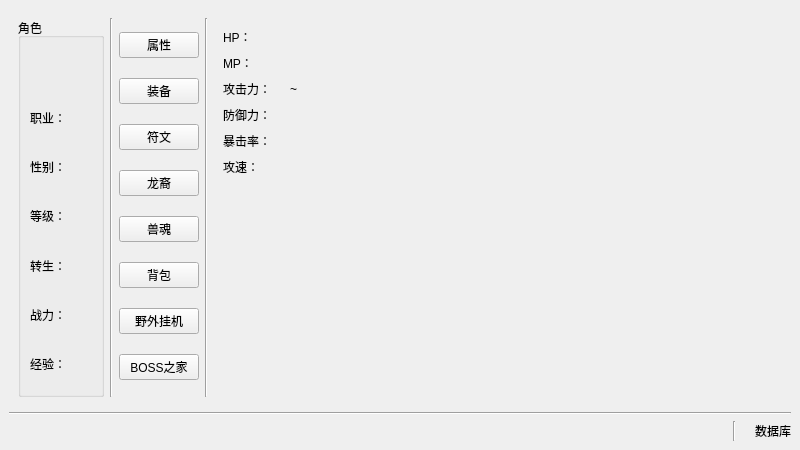
<?xml version="1.0" encoding="UTF-8"?>
<ui version="4.0">
 <class>MainWindow</class>
 <widget class="QMainWindow" name="MainWindow">
  <property name="geometry">
   <rect>
    <x>0</x>
    <y>0</y>
    <width>800</width>
    <height>450</height>
   </rect>
  </property>
  <property name="windowTitle">
   <string>MainWindow</string>
  </property>
  <widget class="QWidget" name="centralwidget">
   <layout class="QGridLayout" name="gridLayout">
    <item row="0" column="0">
     <layout class="QVBoxLayout" name="verticalLayout">
      <item>
       <widget class="QStackedWidget" name="stackedWidget">
        <property name="currentIndex">
         <number>2</number>
        </property>
        <widget class="QWidget" name="page_selectRole">
         <layout class="QGridLayout" name="gridLayout_3">
          <item row="0" column="0">
           <layout class="QVBoxLayout" name="verticalLayout_3">
            <item>
             <widget class="QWidget" name="widget_roleView" native="true">
              <layout class="QGridLayout" name="gridLayout_2">
               <item row="0" column="0">
                <widget class="QTableView" name="tableView_selectRole_roleInfo"/>
               </item>
              </layout>
             </widget>
            </item>
            <item>
             <layout class="QHBoxLayout" name="horizontalLayout_10">
              <item>
               <spacer name="horizontalSpacer_8">
                <property name="orientation">
                 <enum>Qt::Horizontal</enum>
                </property>
                <property name="sizeHint" stdset="0">
                 <size>
                  <width>40</width>
                  <height>20</height>
                 </size>
                </property>
               </spacer>
              </item>
              <item>
               <widget class="QPushButton" name="pushButton_selectRole_enterGame">
                <property name="text">
                 <string>进入游戏</string>
                </property>
               </widget>
              </item>
              <item>
               <spacer name="horizontalSpacer_9">
                <property name="orientation">
                 <enum>Qt::Horizontal</enum>
                </property>
                <property name="sizeHint" stdset="0">
                 <size>
                  <width>40</width>
                  <height>20</height>
                 </size>
                </property>
               </spacer>
              </item>
             </layout>
            </item>
            <item>
             <layout class="QHBoxLayout" name="horizontalLayout_9">
              <item>
               <spacer name="horizontalSpacer_11">
                <property name="orientation">
                 <enum>Qt::Horizontal</enum>
                </property>
                <property name="sizeHint" stdset="0">
                 <size>
                  <width>40</width>
                  <height>20</height>
                 </size>
                </property>
               </spacer>
              </item>
              <item>
               <widget class="QPushButton" name="pushButton_selectRole_createRole">
                <property name="text">
                 <string>创建角色</string>
                </property>
               </widget>
              </item>
              <item>
               <spacer name="horizontalSpacer_10">
                <property name="orientation">
                 <enum>Qt::Horizontal</enum>
                </property>
                <property name="sizeHint" stdset="0">
                 <size>
                  <width>40</width>
                  <height>20</height>
                 </size>
                </property>
               </spacer>
              </item>
             </layout>
            </item>
            <item>
             <layout class="QHBoxLayout" name="horizontalLayout_8">
              <item>
               <spacer name="horizontalSpacer_12">
                <property name="orientation">
                 <enum>Qt::Horizontal</enum>
                </property>
                <property name="sizeHint" stdset="0">
                 <size>
                  <width>40</width>
                  <height>20</height>
                 </size>
                </property>
               </spacer>
              </item>
              <item>
               <widget class="QPushButton" name="pushButton_selectRole_exitGame">
                <property name="text">
                 <string>退出游戏</string>
                </property>
               </widget>
              </item>
              <item>
               <spacer name="horizontalSpacer_13">
                <property name="orientation">
                 <enum>Qt::Horizontal</enum>
                </property>
                <property name="sizeHint" stdset="0">
                 <size>
                  <width>40</width>
                  <height>20</height>
                 </size>
                </property>
               </spacer>
              </item>
             </layout>
            </item>
           </layout>
          </item>
         </layout>
        </widget>
        <widget class="QWidget" name="page_createRole">
         <layout class="QGridLayout" name="gridLayout_4">
          <item row="0" column="0">
           <layout class="QHBoxLayout" name="horizontalLayout_11">
            <item>
             <spacer name="horizontalSpacer_14">
              <property name="orientation">
               <enum>Qt::Horizontal</enum>
              </property>
              <property name="sizeHint" stdset="0">
               <size>
                <width>40</width>
                <height>20</height>
               </size>
              </property>
             </spacer>
            </item>
            <item>
             <layout class="QVBoxLayout" name="verticalLayout_4">
              <item>
               <spacer name="verticalSpacer">
                <property name="orientation">
                 <enum>Qt::Vertical</enum>
                </property>
                <property name="sizeHint" stdset="0">
                 <size>
                  <width>20</width>
                  <height>40</height>
                 </size>
                </property>
               </spacer>
              </item>
              <item>
               <layout class="QVBoxLayout" name="verticalLayout_2">
                <item>
                 <layout class="QHBoxLayout" name="horizontalLayout_3">
                  <item>
                   <spacer name="horizontalSpacer_5">
                    <property name="orientation">
                     <enum>Qt::Horizontal</enum>
                    </property>
                    <property name="sizeHint" stdset="0">
                     <size>
                      <width>40</width>
                      <height>20</height>
                     </size>
                    </property>
                   </spacer>
                  </item>
                  <item>
                   <widget class="QLabel" name="label_2">
                    <property name="text">
                     <string>角色名：</string>
                    </property>
                   </widget>
                  </item>
                  <item>
                   <widget class="QLineEdit" name="lineEdit_createRole_name"/>
                  </item>
                  <item>
                   <spacer name="horizontalSpacer_4">
                    <property name="orientation">
                     <enum>Qt::Horizontal</enum>
                    </property>
                    <property name="sizeHint" stdset="0">
                     <size>
                      <width>40</width>
                      <height>20</height>
                     </size>
                    </property>
                   </spacer>
                  </item>
                 </layout>
                </item>
                <item>
                 <layout class="QHBoxLayout" name="horizontalLayout_4">
                  <item>
                   <spacer name="horizontalSpacer_6">
                    <property name="orientation">
                     <enum>Qt::Horizontal</enum>
                    </property>
                    <property name="sizeHint" stdset="0">
                     <size>
                      <width>40</width>
                      <height>20</height>
                     </size>
                    </property>
                   </spacer>
                  </item>
                  <item>
                   <widget class="QLabel" name="label_3">
                    <property name="text">
                     <string>职业：</string>
                    </property>
                   </widget>
                  </item>
                  <item>
                   <layout class="QHBoxLayout" name="horizontalLayout_2">
                    <item>
                     <widget class="QRadioButton" name="radioButton_createRole_z">
                      <property name="text">
                       <string>战士</string>
                      </property>
                      <property name="checked">
                       <bool>true</bool>
                      </property>
                      <attribute name="buttonGroup">
                       <string notr="true">buttonGroup_occupation</string>
                      </attribute>
                     </widget>
                    </item>
                    <item>
                     <widget class="QRadioButton" name="radioButton_createRole_f">
                      <property name="text">
                       <string>法师</string>
                      </property>
                      <attribute name="buttonGroup">
                       <string notr="true">buttonGroup_occupation</string>
                      </attribute>
                     </widget>
                    </item>
                    <item>
                     <widget class="QRadioButton" name="radioButton_createRole_d">
                      <property name="text">
                       <string>道士</string>
                      </property>
                      <attribute name="buttonGroup">
                       <string notr="true">buttonGroup_occupation</string>
                      </attribute>
                     </widget>
                    </item>
                   </layout>
                  </item>
                  <item>
                   <spacer name="horizontalSpacer_3">
                    <property name="orientation">
                     <enum>Qt::Horizontal</enum>
                    </property>
                    <property name="sizeHint" stdset="0">
                     <size>
                      <width>40</width>
                      <height>20</height>
                     </size>
                    </property>
                   </spacer>
                  </item>
                 </layout>
                </item>
                <item>
                 <layout class="QHBoxLayout" name="horizontalLayout_5">
                  <item>
                   <spacer name="horizontalSpacer_7">
                    <property name="orientation">
                     <enum>Qt::Horizontal</enum>
                    </property>
                    <property name="sizeHint" stdset="0">
                     <size>
                      <width>40</width>
                      <height>20</height>
                     </size>
                    </property>
                   </spacer>
                  </item>
                  <item>
                   <widget class="QLabel" name="label_4">
                    <property name="text">
                     <string>性别：</string>
                    </property>
                   </widget>
                  </item>
                  <item>
                   <layout class="QHBoxLayout" name="horizontalLayout_6">
                    <item>
                     <widget class="QRadioButton" name="radioButton_createRole_man">
                      <property name="text">
                       <string>男</string>
                      </property>
                      <property name="checked">
                       <bool>true</bool>
                      </property>
                      <attribute name="buttonGroup">
                       <string notr="true">buttonGroup_sex</string>
                      </attribute>
                     </widget>
                    </item>
                    <item>
                     <widget class="QRadioButton" name="radioButton_createRole_woman">
                      <property name="text">
                       <string>女</string>
                      </property>
                      <attribute name="buttonGroup">
                       <string notr="true">buttonGroup_sex</string>
                      </attribute>
                     </widget>
                    </item>
                   </layout>
                  </item>
                  <item>
                   <spacer name="horizontalSpacer_2">
                    <property name="orientation">
                     <enum>Qt::Horizontal</enum>
                    </property>
                    <property name="sizeHint" stdset="0">
                     <size>
                      <width>40</width>
                      <height>20</height>
                     </size>
                    </property>
                   </spacer>
                  </item>
                 </layout>
                </item>
                <item>
                 <layout class="QHBoxLayout" name="horizontalLayout_7">
                  <item>
                   <widget class="QPushButton" name="pushButton_createRole_create">
                    <property name="text">
                     <string>创建</string>
                    </property>
                   </widget>
                  </item>
                  <item>
                   <widget class="QPushButton" name="pushButton_createRole_return">
                    <property name="text">
                     <string>返回</string>
                    </property>
                   </widget>
                  </item>
                 </layout>
                </item>
               </layout>
              </item>
              <item>
               <spacer name="verticalSpacer_2">
                <property name="orientation">
                 <enum>Qt::Vertical</enum>
                </property>
                <property name="sizeHint" stdset="0">
                 <size>
                  <width>20</width>
                  <height>40</height>
                 </size>
                </property>
               </spacer>
              </item>
             </layout>
            </item>
            <item>
             <spacer name="horizontalSpacer_15">
              <property name="orientation">
               <enum>Qt::Horizontal</enum>
              </property>
              <property name="sizeHint" stdset="0">
               <size>
                <width>40</width>
                <height>20</height>
               </size>
              </property>
             </spacer>
            </item>
           </layout>
          </item>
         </layout>
        </widget>
        <widget class="QWidget" name="page_home">
         <layout class="QGridLayout" name="gridLayout_5">
          <item row="0" column="0">
           <layout class="QHBoxLayout" name="horizontalLayout_24">
            <item>
             <widget class="QGroupBox" name="groupBox">
              <property name="title">
               <string>角色</string>
              </property>
              <layout class="QVBoxLayout" name="verticalLayout_7">
               <item>
                <layout class="QHBoxLayout" name="horizontalLayout_12">
                 <item>
                  <widget class="QLabel" name="label_home_name">
                   <property name="text">
                    <string/>
                   </property>
                  </widget>
                 </item>
                </layout>
               </item>
               <item>
                <layout class="QHBoxLayout" name="horizontalLayout_21">
                 <item>
                  <widget class="QLabel" name="label_14">
                   <property name="text">
                    <string>职业：</string>
                   </property>
                  </widget>
                 </item>
                 <item>
                  <widget class="QLabel" name="label_home_occupation">
                   <property name="text">
                    <string/>
                   </property>
                  </widget>
                 </item>
                </layout>
               </item>
               <item>
                <layout class="QHBoxLayout" name="horizontalLayout_22">
                 <item>
                  <widget class="QLabel" name="label_15">
                   <property name="text">
                    <string>性别：</string>
                   </property>
                  </widget>
                 </item>
                 <item>
                  <widget class="QLabel" name="label_home_sex">
                   <property name="text">
                    <string/>
                   </property>
                  </widget>
                 </item>
                </layout>
               </item>
               <item>
                <layout class="QHBoxLayout" name="horizontalLayout_17">
                 <item>
                  <widget class="QLabel" name="label_10">
                   <property name="text">
                    <string>等级：</string>
                   </property>
                  </widget>
                 </item>
                 <item>
                  <widget class="QLabel" name="label_home_level">
                   <property name="text">
                    <string/>
                   </property>
                  </widget>
                 </item>
                </layout>
               </item>
               <item>
                <layout class="QHBoxLayout" name="horizontalLayout_23">
                 <item>
                  <widget class="QLabel" name="label_16">
                   <property name="text">
                    <string>转生：</string>
                   </property>
                  </widget>
                 </item>
                 <item>
                  <widget class="QLabel" name="label_home_level_rebirth">
                   <property name="text">
                    <string/>
                   </property>
                  </widget>
                 </item>
                </layout>
               </item>
               <item>
                <layout class="QHBoxLayout" name="horizontalLayout_25">
                 <item>
                  <widget class="QLabel" name="label_17">
                   <property name="text">
                    <string>战力：</string>
                   </property>
                  </widget>
                 </item>
                 <item>
                  <widget class="QLabel" name="label_home_cp">
                   <property name="text">
                    <string/>
                   </property>
                  </widget>
                 </item>
                </layout>
               </item>
               <item>
                <layout class="QHBoxLayout" name="horizontalLayout_20">
                 <item>
                  <widget class="QLabel" name="label_13">
                   <property name="text">
                    <string>经验：</string>
                   </property>
                  </widget>
                 </item>
                 <item>
                  <widget class="QLabel" name="label_home_exp_cur">
                   <property name="text">
                    <string/>
                   </property>
                  </widget>
                 </item>
                 <item>
                  <widget class="QLabel" name="label_home_exp_max">
                   <property name="text">
                    <string/>
                   </property>
                  </widget>
                 </item>
                </layout>
               </item>
              </layout>
             </widget>
            </item>
            <item>
             <widget class="Line" name="line_3">
              <property name="orientation">
               <enum>Qt::Vertical</enum>
              </property>
             </widget>
            </item>
            <item>
             <layout class="QVBoxLayout" name="verticalLayout_8">
              <item>
               <widget class="QPushButton" name="pushButton_character">
                <property name="text">
                 <string>属性</string>
                </property>
               </widget>
              </item>
              <item>
               <widget class="QPushButton" name="pushButton_equipment">
                <property name="text">
                 <string>装备</string>
                </property>
               </widget>
              </item>
              <item>
               <widget class="QPushButton" name="pushButton_rune">
                <property name="text">
                 <string>符文</string>
                </property>
               </widget>
              </item>
              <item>
               <widget class="QPushButton" name="pushButton_dragonBorn">
                <property name="text">
                 <string>龙裔</string>
                </property>
               </widget>
              </item>
              <item>
               <widget class="QPushButton" name="pushButton_monsterSoul">
                <property name="text">
                 <string>兽魂</string>
                </property>
               </widget>
              </item>
              <item>
               <widget class="QPushButton" name="pushButton_bag">
                <property name="text">
                 <string>背包</string>
                </property>
               </widget>
              </item>
              <item>
               <widget class="QPushButton" name="pushButton_fieldHook">
                <property name="text">
                 <string>野外挂机</string>
                </property>
               </widget>
              </item>
              <item>
               <widget class="QPushButton" name="pushButton_bossHome">
                <property name="text">
                 <string>BOSS之家</string>
                </property>
               </widget>
              </item>
             </layout>
            </item>
            <item>
             <widget class="Line" name="line_4">
              <property name="orientation">
               <enum>Qt::Vertical</enum>
              </property>
             </widget>
            </item>
            <item>
             <widget class="QStackedWidget" name="stackedWidget_home">
              <property name="currentIndex">
               <number>0</number>
              </property>
              <widget class="QWidget" name="page_character">
               <layout class="QVBoxLayout" name="verticalLayout_10">
                <item>
                 <layout class="QHBoxLayout" name="horizontalLayout_33">
                  <item>
                   <layout class="QHBoxLayout" name="horizontalLayout_18">
                    <item>
                     <widget class="QLabel" name="label_11">
                      <property name="text">
                       <string>HP：</string>
                      </property>
                     </widget>
                    </item>
                    <item>
                     <widget class="QLabel" name="label_home_hp">
                      <property name="text">
                       <string/>
                      </property>
                     </widget>
                    </item>
                   </layout>
                  </item>
                  <item>
                   <spacer name="horizontalSpacer_17">
                    <property name="orientation">
                     <enum>Qt::Horizontal</enum>
                    </property>
                    <property name="sizeHint" stdset="0">
                     <size>
                      <width>40</width>
                      <height>20</height>
                     </size>
                    </property>
                   </spacer>
                  </item>
                 </layout>
                </item>
                <item>
                 <layout class="QHBoxLayout" name="horizontalLayout_38">
                  <item>
                   <layout class="QHBoxLayout" name="horizontalLayout_19">
                    <item>
                     <widget class="QLabel" name="label_12">
                      <property name="text">
                       <string>MP：</string>
                      </property>
                     </widget>
                    </item>
                    <item>
                     <widget class="QLabel" name="label_home_mp">
                      <property name="text">
                       <string/>
                      </property>
                     </widget>
                    </item>
                   </layout>
                  </item>
                  <item>
                   <spacer name="horizontalSpacer_22">
                    <property name="orientation">
                     <enum>Qt::Horizontal</enum>
                    </property>
                    <property name="sizeHint" stdset="0">
                     <size>
                      <width>40</width>
                      <height>20</height>
                     </size>
                    </property>
                   </spacer>
                  </item>
                 </layout>
                </item>
                <item>
                 <layout class="QHBoxLayout" name="horizontalLayout_34">
                  <item>
                   <layout class="QHBoxLayout" name="horizontalLayout_26">
                    <item>
                     <widget class="QLabel" name="label_18">
                      <property name="text">
                       <string>攻击力：</string>
                      </property>
                     </widget>
                    </item>
                    <item>
                     <widget class="QLabel" name="label_home_attackMin">
                      <property name="sizePolicy">
                       <sizepolicy hsizetype="Preferred" vsizetype="Preferred">
                        <horstretch>0</horstretch>
                        <verstretch>0</verstretch>
                       </sizepolicy>
                      </property>
                      <property name="text">
                       <string/>
                      </property>
                     </widget>
                    </item>
                    <item>
                     <widget class="QLabel" name="label_9">
                      <property name="text">
                       <string>~</string>
                      </property>
                     </widget>
                    </item>
                    <item>
                     <widget class="QLabel" name="label_home_attackMax">
                      <property name="sizePolicy">
                       <sizepolicy hsizetype="Preferred" vsizetype="Preferred">
                        <horstretch>0</horstretch>
                        <verstretch>0</verstretch>
                       </sizepolicy>
                      </property>
                      <property name="text">
                       <string/>
                      </property>
                     </widget>
                    </item>
                   </layout>
                  </item>
                  <item>
                   <spacer name="horizontalSpacer_18">
                    <property name="orientation">
                     <enum>Qt::Horizontal</enum>
                    </property>
                    <property name="sizeHint" stdset="0">
                     <size>
                      <width>40</width>
                      <height>20</height>
                     </size>
                    </property>
                   </spacer>
                  </item>
                 </layout>
                </item>
                <item>
                 <layout class="QHBoxLayout" name="horizontalLayout_35">
                  <item>
                   <layout class="QHBoxLayout" name="horizontalLayout_27">
                    <item>
                     <widget class="QLabel" name="label_19">
                      <property name="text">
                       <string>防御力：</string>
                      </property>
                     </widget>
                    </item>
                    <item>
                     <widget class="QLabel" name="label_home_defense">
                      <property name="text">
                       <string/>
                      </property>
                     </widget>
                    </item>
                   </layout>
                  </item>
                  <item>
                   <spacer name="horizontalSpacer_19">
                    <property name="orientation">
                     <enum>Qt::Horizontal</enum>
                    </property>
                    <property name="sizeHint" stdset="0">
                     <size>
                      <width>40</width>
                      <height>20</height>
                     </size>
                    </property>
                   </spacer>
                  </item>
                 </layout>
                </item>
                <item>
                 <layout class="QHBoxLayout" name="horizontalLayout_36">
                  <item>
                   <layout class="QHBoxLayout" name="horizontalLayout_28">
                    <item>
                     <widget class="QLabel" name="label_20">
                      <property name="text">
                       <string>暴击率：</string>
                      </property>
                     </widget>
                    </item>
                    <item>
                     <widget class="QLabel" name="label_home_criticalStrike">
                      <property name="text">
                       <string/>
                      </property>
                     </widget>
                    </item>
                   </layout>
                  </item>
                  <item>
                   <spacer name="horizontalSpacer_20">
                    <property name="orientation">
                     <enum>Qt::Horizontal</enum>
                    </property>
                    <property name="sizeHint" stdset="0">
                     <size>
                      <width>40</width>
                      <height>20</height>
                     </size>
                    </property>
                   </spacer>
                  </item>
                 </layout>
                </item>
                <item>
                 <layout class="QHBoxLayout" name="horizontalLayout_37">
                  <item>
                   <layout class="QHBoxLayout" name="horizontalLayout_29">
                    <item>
                     <widget class="QLabel" name="label_21">
                      <property name="text">
                       <string>攻速：</string>
                      </property>
                     </widget>
                    </item>
                    <item>
                     <widget class="QLabel" name="label_home_attackSpeed">
                      <property name="text">
                       <string/>
                      </property>
                     </widget>
                    </item>
                   </layout>
                  </item>
                  <item>
                   <spacer name="horizontalSpacer_21">
                    <property name="orientation">
                     <enum>Qt::Horizontal</enum>
                    </property>
                    <property name="sizeHint" stdset="0">
                     <size>
                      <width>40</width>
                      <height>20</height>
                     </size>
                    </property>
                   </spacer>
                  </item>
                 </layout>
                </item>
                <item>
                 <spacer name="verticalSpacer_8">
                  <property name="orientation">
                   <enum>Qt::Vertical</enum>
                  </property>
                  <property name="sizeHint" stdset="0">
                   <size>
                    <width>20</width>
                    <height>186</height>
                   </size>
                  </property>
                 </spacer>
                </item>
               </layout>
              </widget>
              <widget class="QWidget" name="page_equipment">
               <layout class="QGridLayout" name="gridLayout_8">
                <item row="0" column="0">
                 <widget class="QScrollArea" name="scrollArea_equipment">
                  <property name="widgetResizable">
                   <bool>true</bool>
                  </property>
                  <widget class="QWidget" name="equipmentWidget">
                   <property name="geometry">
                    <rect>
                     <x>0</x>
                     <y>0</y>
                     <width>63</width>
                     <height>20</height>
                    </rect>
                   </property>
                   <layout class="QGridLayout" name="gridLayout_9">
                    <item row="0" column="0">
                     <layout class="QVBoxLayout" name="verticalLayout_equipment">
                      <item>
                       <spacer name="verticalSpacer_5">
                        <property name="orientation">
                         <enum>Qt::Vertical</enum>
                        </property>
                        <property name="sizeHint" stdset="0">
                         <size>
                          <width>20</width>
                          <height>40</height>
                         </size>
                        </property>
                       </spacer>
                      </item>
                     </layout>
                    </item>
                   </layout>
                  </widget>
                 </widget>
                </item>
               </layout>
              </widget>
              <widget class="QWidget" name="page_rune"/>
              <widget class="QWidget" name="page_dragonBorn"/>
              <widget class="QWidget" name="page_monsterSoul"/>
              <widget class="QWidget" name="page_bag"/>
              <widget class="QWidget" name="page_fieldHook"/>
              <widget class="QWidget" name="page_bossHome">
               <layout class="QHBoxLayout" name="horizontalLayout_30" stretch="1,4">
                <item>
                 <widget class="QScrollArea" name="scrollArea_monsterLevel">
                  <property name="widgetResizable">
                   <bool>true</bool>
                  </property>
                  <widget class="QWidget" name="monsterLevelWidget">
                   <property name="geometry">
                    <rect>
                     <x>0</x>
                     <y>0</y>
                     <width>22</width>
                     <height>16</height>
                    </rect>
                   </property>
                   <layout class="QGridLayout" name="gridLayout_10">
                    <property name="leftMargin">
                     <number>0</number>
                    </property>
                    <property name="topMargin">
                     <number>0</number>
                    </property>
                    <property name="rightMargin">
                     <number>0</number>
                    </property>
                    <property name="bottomMargin">
                     <number>0</number>
                    </property>
                    <property name="spacing">
                     <number>0</number>
                    </property>
                    <item row="0" column="0">
                     <layout class="QVBoxLayout" name="verticalLayout_monsterLevel">
                      <property name="spacing">
                       <number>0</number>
                      </property>
                      <item>
                       <spacer name="verticalSpacer_6">
                        <property name="orientation">
                         <enum>Qt::Vertical</enum>
                        </property>
                        <property name="sizeHint" stdset="0">
                         <size>
                          <width>20</width>
                          <height>40</height>
                         </size>
                        </property>
                       </spacer>
                      </item>
                     </layout>
                    </item>
                   </layout>
                  </widget>
                 </widget>
                </item>
                <item>
                 <widget class="QScrollArea" name="scrollArea_monsterInfo">
                  <property name="widgetResizable">
                   <bool>true</bool>
                  </property>
                  <widget class="QWidget" name="monsterInfoWidget">
                   <property name="geometry">
                    <rect>
                     <x>0</x>
                     <y>0</y>
                     <width>40</width>
                     <height>20</height>
                    </rect>
                   </property>
                   <layout class="QGridLayout" name="gridLayout_11">
                    <item row="0" column="0">
                     <layout class="QVBoxLayout" name="verticalLayout_monsterInfo">
                      <item>
                       <spacer name="verticalSpacer_7">
                        <property name="orientation">
                         <enum>Qt::Vertical</enum>
                        </property>
                        <property name="sizeHint" stdset="0">
                         <size>
                          <width>20</width>
                          <height>40</height>
                         </size>
                        </property>
                       </spacer>
                      </item>
                     </layout>
                    </item>
                   </layout>
                  </widget>
                 </widget>
                </item>
               </layout>
              </widget>
             </widget>
            </item>
           </layout>
          </item>
         </layout>
        </widget>
        <widget class="QWidget" name="page_2">
         <layout class="QGridLayout" name="gridLayout_7">
          <item row="0" column="0">
           <layout class="QHBoxLayout" name="horizontalLayout_39">
            <item>
             <layout class="QVBoxLayout" name="verticalLayout_9">
              <item>
               <layout class="QHBoxLayout" name="horizontalLayout_31">
                <item>
                 <widget class="QGroupBox" name="groupBox_2">
                  <property name="title">
                   <string>角色信息</string>
                  </property>
                  <layout class="QGridLayout" name="gridLayout_12">
                   <item row="0" column="0">
                    <layout class="QVBoxLayout" name="verticalLayout_5">
                     <item>
                      <widget class="QLabel" name="label_role_name">
                       <property name="text">
                        <string>TextLabel</string>
                       </property>
                      </widget>
                     </item>
                     <item>
                      <layout class="QHBoxLayout" name="horizontalLayout_13">
                       <item>
                        <widget class="QLabel" name="label_5">
                         <property name="text">
                          <string>等级：</string>
                         </property>
                        </widget>
                       </item>
                       <item>
                        <widget class="QLabel" name="label_role_level">
                         <property name="text">
                          <string/>
                         </property>
                        </widget>
                       </item>
                      </layout>
                     </item>
                     <item>
                      <layout class="QHBoxLayout" name="horizontalLayout_14">
                       <item>
                        <widget class="QLabel" name="label_6">
                         <property name="text">
                          <string>HP：</string>
                         </property>
                        </widget>
                       </item>
                       <item>
                        <widget class="QLabel" name="label_role_hp">
                         <property name="text">
                          <string/>
                         </property>
                        </widget>
                       </item>
                       <item>
                        <widget class="QLabel" name="label_role_hpMax">
                         <property name="text">
                          <string/>
                         </property>
                        </widget>
                       </item>
                      </layout>
                     </item>
                     <item>
                      <spacer name="verticalSpacer_3">
                       <property name="orientation">
                        <enum>Qt::Vertical</enum>
                       </property>
                       <property name="sizeHint" stdset="0">
                        <size>
                         <width>20</width>
                         <height>40</height>
                        </size>
                       </property>
                      </spacer>
                     </item>
                    </layout>
                   </item>
                  </layout>
                 </widget>
                </item>
                <item>
                 <widget class="QGroupBox" name="groupBox_3">
                  <property name="title">
                   <string>怪物信息</string>
                  </property>
                  <layout class="QGridLayout" name="gridLayout_6">
                   <item row="0" column="0">
                    <layout class="QVBoxLayout" name="verticalLayout_6">
                     <item>
                      <widget class="QLabel" name="label_monster_name">
                       <property name="text">
                        <string>TextLabel</string>
                       </property>
                      </widget>
                     </item>
                     <item>
                      <layout class="QHBoxLayout" name="horizontalLayout_15">
                       <item>
                        <widget class="QLabel" name="label_7">
                         <property name="text">
                          <string>等级：</string>
                         </property>
                        </widget>
                       </item>
                       <item>
                        <widget class="QLabel" name="label_monster_level">
                         <property name="text">
                          <string/>
                         </property>
                        </widget>
                       </item>
                      </layout>
                     </item>
                     <item>
                      <layout class="QHBoxLayout" name="horizontalLayout_16">
                       <item>
                        <widget class="QLabel" name="label_8">
                         <property name="text">
                          <string>HP：</string>
                         </property>
                        </widget>
                       </item>
                       <item>
                        <widget class="QLabel" name="label_monster_hp">
                         <property name="text">
                          <string/>
                         </property>
                        </widget>
                       </item>
                       <item>
                        <widget class="QLabel" name="label_monster_hpMax">
                         <property name="text">
                          <string/>
                         </property>
                        </widget>
                       </item>
                      </layout>
                     </item>
                     <item>
                      <spacer name="verticalSpacer_4">
                       <property name="orientation">
                        <enum>Qt::Vertical</enum>
                       </property>
                       <property name="sizeHint" stdset="0">
                        <size>
                         <width>20</width>
                         <height>40</height>
                        </size>
                       </property>
                      </spacer>
                     </item>
                    </layout>
                   </item>
                  </layout>
                 </widget>
                </item>
               </layout>
              </item>
              <item>
               <layout class="QHBoxLayout" name="horizontalLayout_32">
                <item>
                 <spacer name="horizontalSpacer_16">
                  <property name="orientation">
                   <enum>Qt::Horizontal</enum>
                  </property>
                  <property name="sizeHint" stdset="0">
                   <size>
                    <width>40</width>
                    <height>20</height>
                   </size>
                  </property>
                 </spacer>
                </item>
                <item>
                 <widget class="QPushButton" name="pushButton_stop">
                  <property name="text">
                   <string>停止</string>
                  </property>
                 </widget>
                </item>
                <item>
                 <widget class="QPushButton" name="pushButton_speedUp">
                  <property name="text">
                   <string>&gt;&gt;</string>
                  </property>
                 </widget>
                </item>
                <item>
                 <widget class="QLabel" name="label_speed">
                  <property name="text">
                   <string>x1</string>
                  </property>
                 </widget>
                </item>
               </layout>
              </item>
             </layout>
            </item>
            <item>
             <widget class="QTextBrowser" name="textBrowser_attackInfo"/>
            </item>
           </layout>
          </item>
         </layout>
        </widget>
       </widget>
      </item>
      <item>
       <widget class="Line" name="line_2">
        <property name="orientation">
         <enum>Qt::Horizontal</enum>
        </property>
       </widget>
      </item>
      <item>
       <widget class="QWidget" name="widget_staBar" native="true">
        <layout class="QHBoxLayout" name="horizontalLayout">
         <property name="leftMargin">
          <number>0</number>
         </property>
         <property name="topMargin">
          <number>0</number>
         </property>
         <property name="rightMargin">
          <number>0</number>
         </property>
         <property name="bottomMargin">
          <number>0</number>
         </property>
         <item>
          <widget class="QLabel" name="label_time">
           <property name="text">
            <string/>
           </property>
          </widget>
         </item>
         <item>
          <spacer name="horizontalSpacer">
           <property name="orientation">
            <enum>Qt::Horizontal</enum>
           </property>
           <property name="sizeHint" stdset="0">
            <size>
             <width>40</width>
             <height>20</height>
            </size>
           </property>
          </spacer>
         </item>
         <item>
          <layout class="QHBoxLayout" name="_2">
           <item>
            <widget class="Line" name="line">
             <property name="orientation">
              <enum>Qt::Vertical</enum>
             </property>
            </widget>
           </item>
           <item>
            <widget class="QLabel" name="label_databaseSta">
             <property name="text">
              <string/>
             </property>
            </widget>
           </item>
           <item>
            <widget class="QLabel" name="label">
             <property name="text">
              <string>数据库</string>
             </property>
            </widget>
           </item>
          </layout>
         </item>
        </layout>
       </widget>
      </item>
     </layout>
    </item>
   </layout>
  </widget>
 </widget>
 <resources/>
 <connections/>
 <buttongroups>
  <buttongroup name="buttonGroup_sex"/>
  <buttongroup name="buttonGroup_occupation"/>
 </buttongroups>
</ui>
